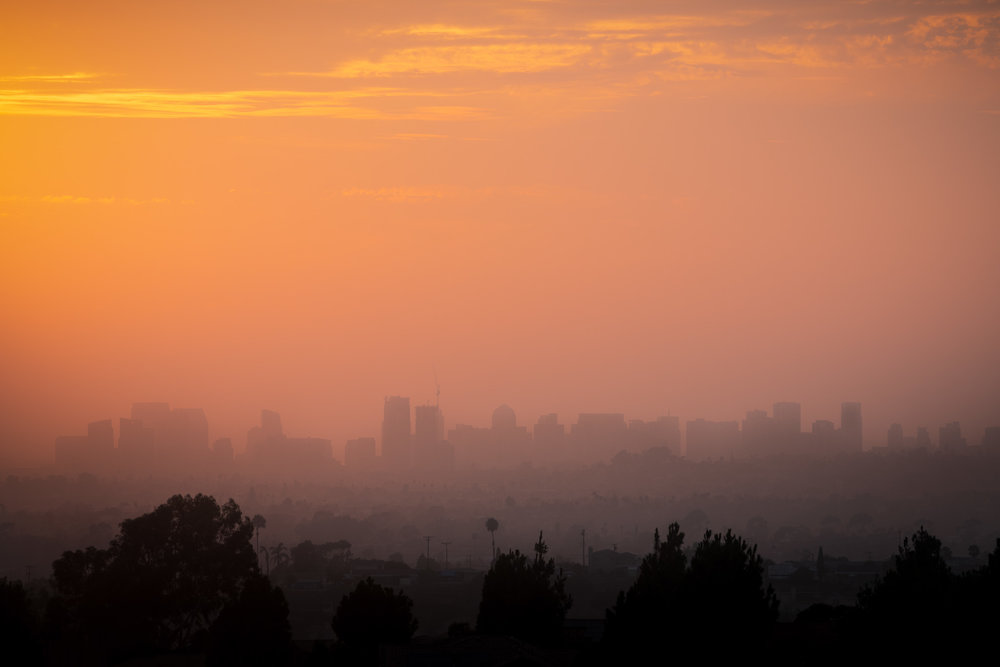
#> input picture Image Folder/p11.jpg, 1000 x 667 px
$ python ls.py 'Image Folder/p11.jpg' out.png
#> lines starting #> are read from the running program, lines starting #| are printed output that depends on the picture
import cv2
import numpy as np
import sys
import copy

if(len(sys.argv) != 3) :
    print(sys.argv[0], ": takes 2 arguments. Not ", len(sys.argv)-1)
    print("Expecting arguments: ImageIn ImageOut.")
    print("Example:", sys.argv[0], "fruits.jpg out.png")
    sys.exit()

name_input = sys.argv[1]
name_output = sys.argv[2]

inputImage = cv2.imread(name_input, cv2.IMREAD_COLOR)
#> inputImage is the input picture: shape (667, 1000, 3); mean B, G, R 71.7, 101.3, 156.9

luvimg = cv2.cvtColor(inputImage, cv2.COLOR_BGR2LUV)
#> luvimg: shape (667, 1000, 3); mean of channels 0, 1, 2 120.3, 126, 160.9

rows, cols, bands = inputImage.shape
#> rows = 667; cols = 1000; bands = 3

if(bands != 3) :
    print("Input image is not a standard color image:", inputImage)
    sys.exit()

Luv2 = copy.deepcopy(luvimg)
L,U,V = cv2.split(luvimg)
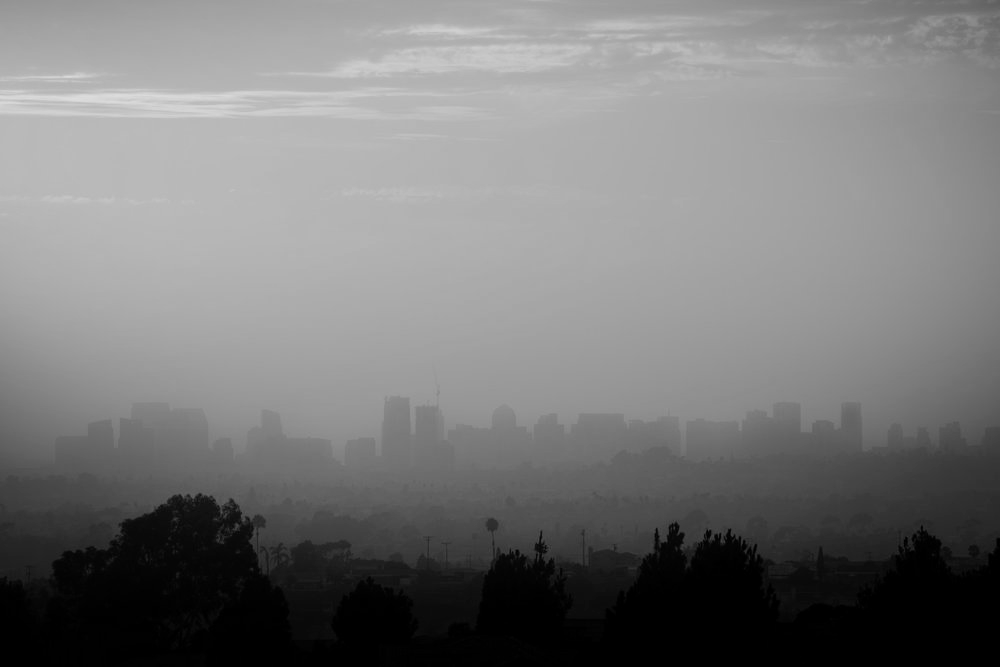
#> L: shape (667, 1000); min 0, max 221, mean 120.3
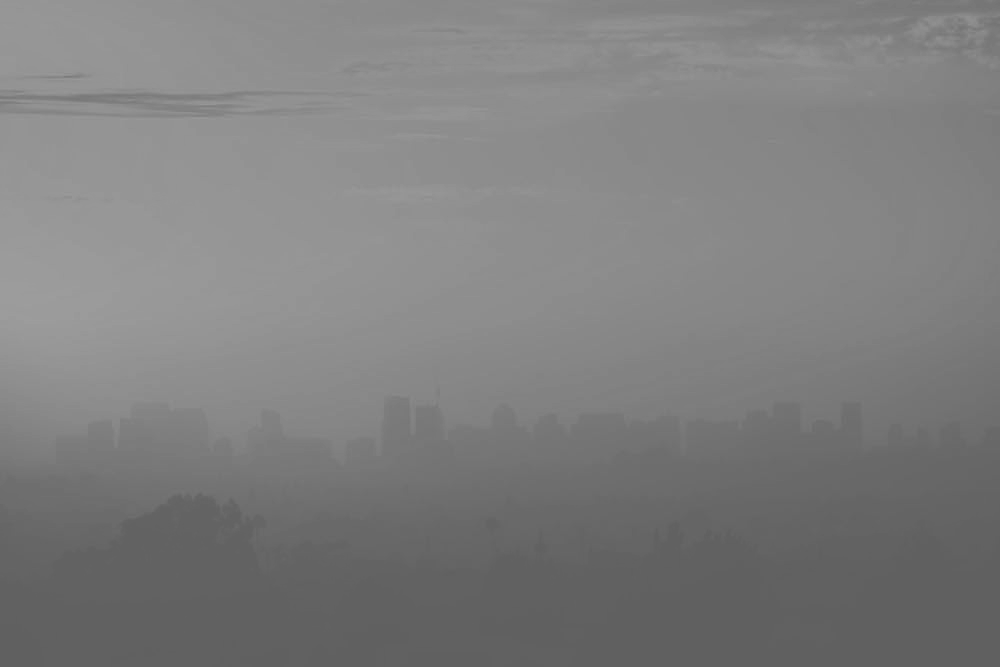
#> U: shape (667, 1000); min 96, max 157, mean 126
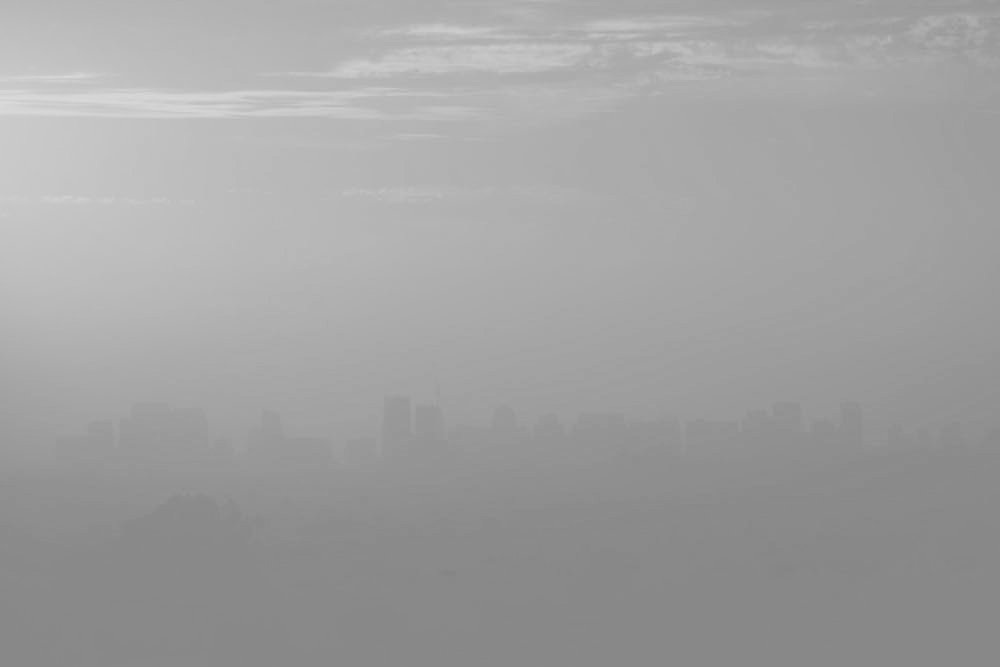
#> V: shape (667, 1000); min 131, max 218, mean 160.9

L_val = copy.deepcopy(L)
L_val1 = np.array(L_val)


#returns the max value for linear scaling
b = max(map(max,L_val1))
#> b = 221
#returns min value for linear scaling
a = min(map(min,L_val1))
#> a = 0

A = 0
B = 255

for i in range(0, rows) :
    for j in range(0, cols) :
        L, u, v = luvimg[i, j]
        L2 = round(((L-a)*(B-A))/(b-a) + A)
        Luv2[i,j] = [L2,u,v]
#> Luv2: shape (667, 1000, 3); mean of channels 0, 1, 2 138.8, 126, 160.9

luv_lscl_img = cv2.cvtColor(Luv2, cv2.COLOR_Luv2BGR)
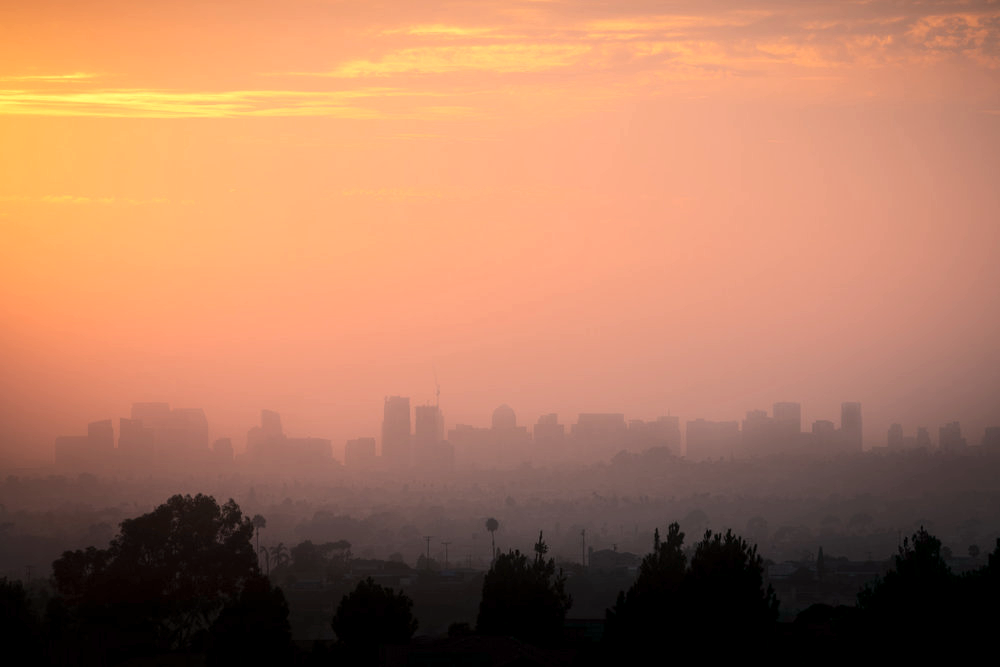
#> luv_lscl_img: shape (667, 1000, 3); mean B, G, R 92.4, 120.2, 172.4

cv2.imwrite(name_output,luv_lscl_img)

$ run again, on Image Folder/p22.jpg
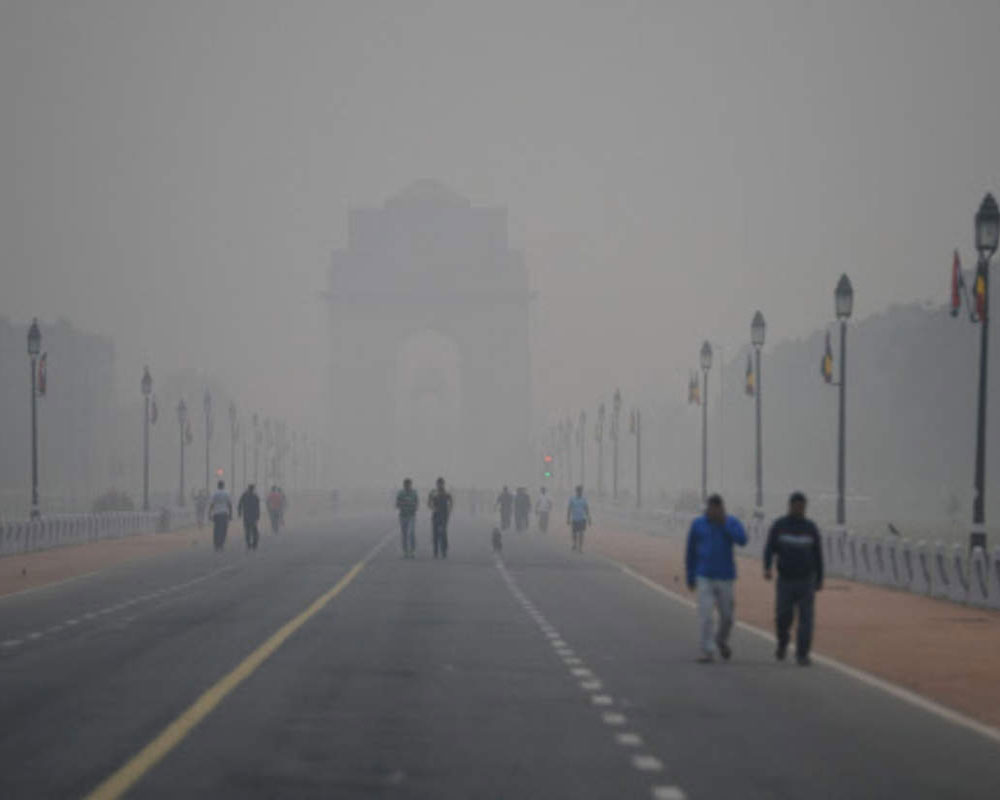
#> input picture Image Folder/p22.jpg, 1000 x 800 px
#> inputImage is the input picture: shape (800, 1000, 3); mean B, G, R 120.1, 119, 119.4
#> luvimg: shape (800, 1000, 3); mean of channels 0, 1, 2 126.6, 96.5, 135.4
#> `L,U,V = cv2.split(luvimg)`:
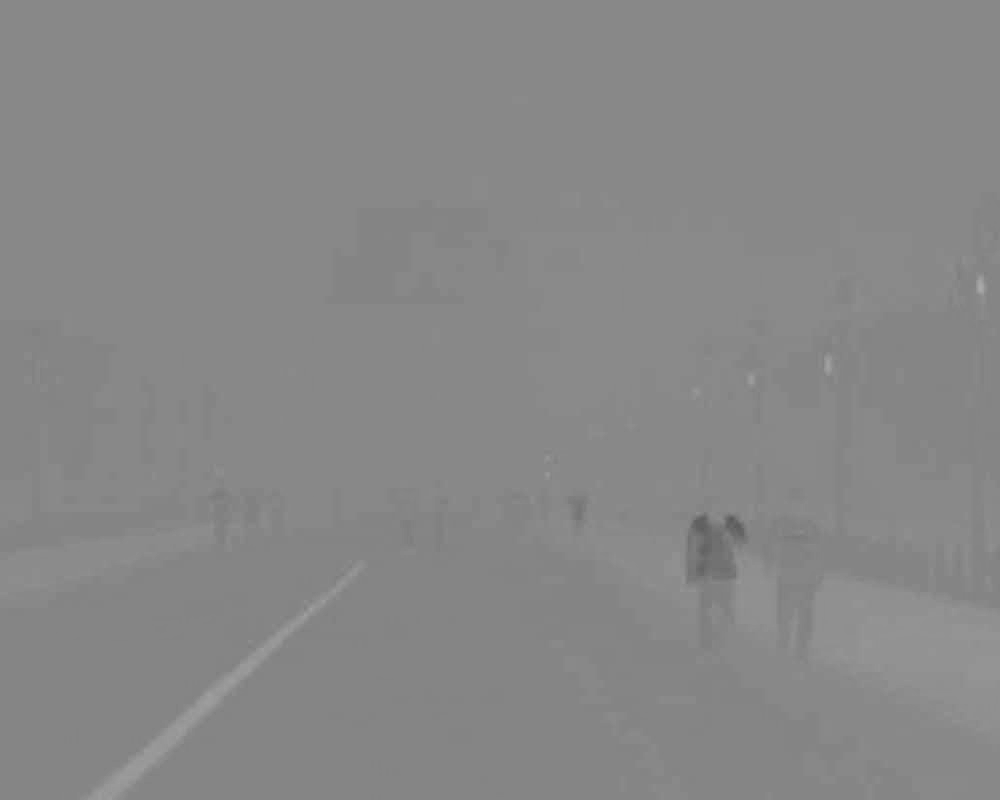
#> V: shape (800, 1000); min 88, max 170, mean 135.4
#> b = 187
#> a = 23
#> `luv_lscl_img = cv2.cvtColor(Luv2, cv2.COLOR_Luv2BGR)`:
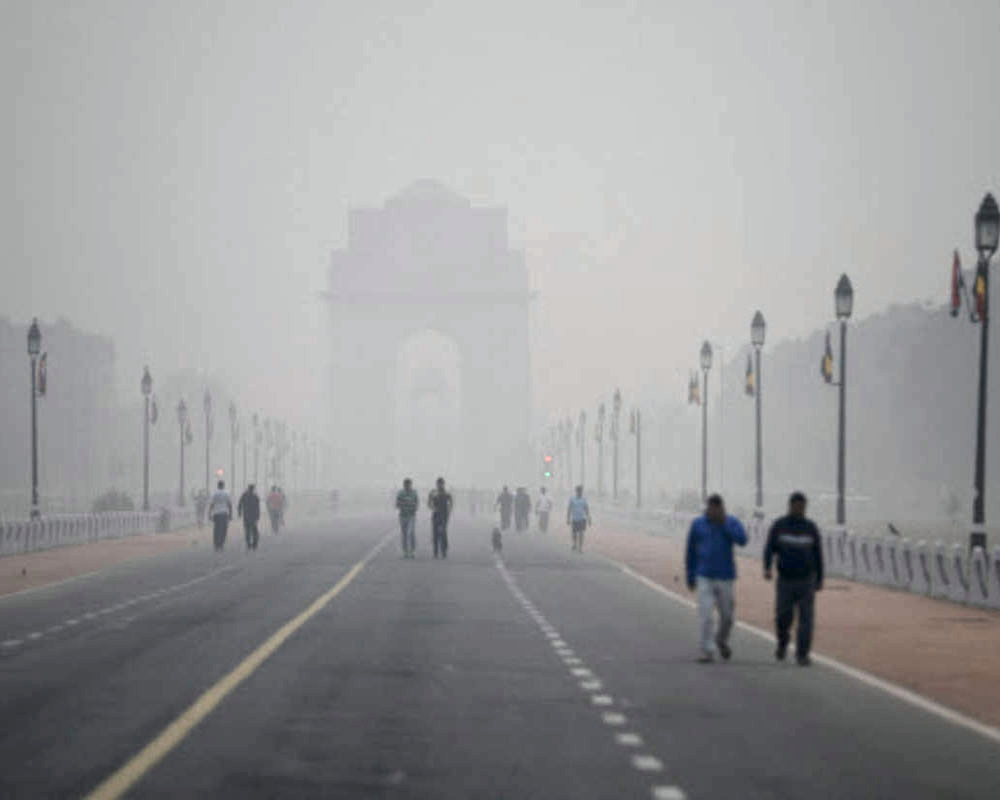
#> luv_lscl_img: shape (800, 1000, 3); mean B, G, R 155.4, 154.2, 154

$ run again, on Image Folder/p31.jpg
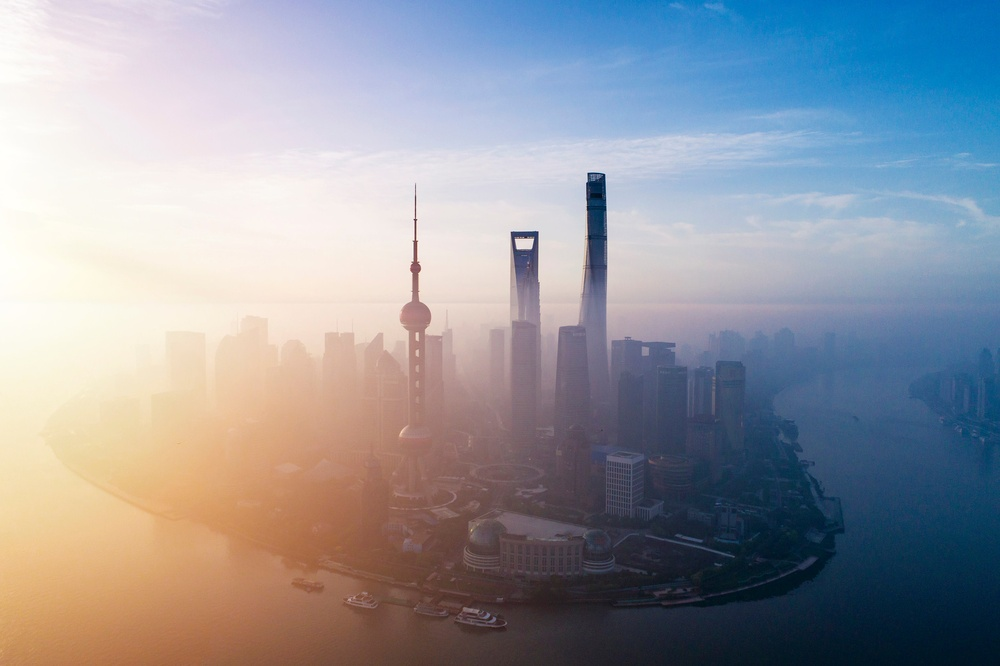
#> input picture Image Folder/p31.jpg, 1000 x 666 px, shrunk from 2122 x 1413 before the run
#> inputImage is the input picture: shape (666, 1000, 3); mean B, G, R 159.6, 151.3, 147.9
#> luvimg: shape (666, 1000, 3); mean of channels 0, 1, 2 157.7, 98.1, 129.1
#> `L,U,V = cv2.split(luvimg)`:
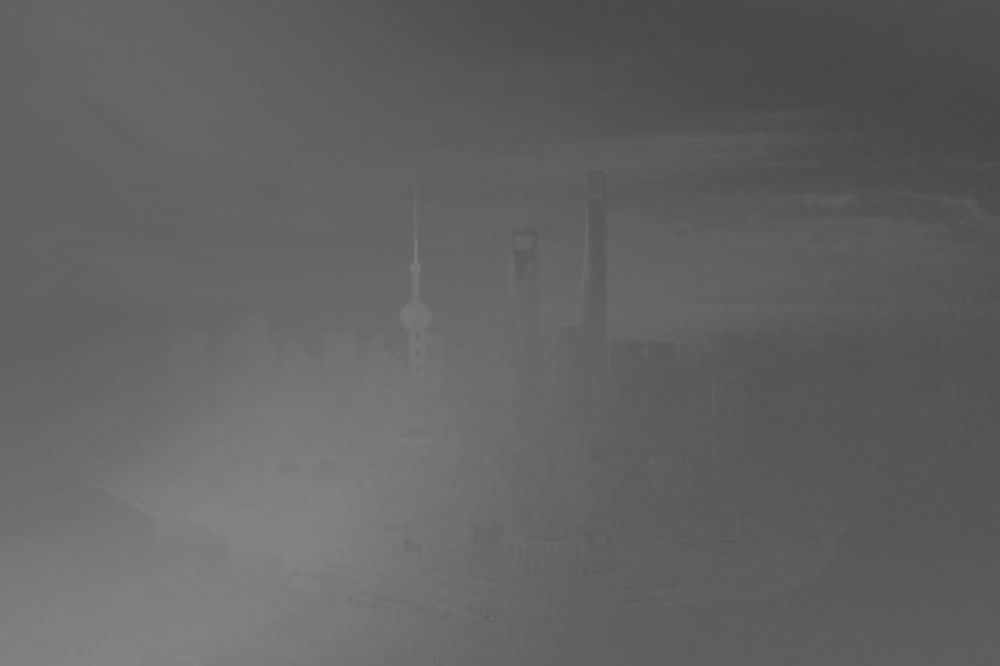
#> U: shape (666, 1000); min 70, max 133, mean 98.1
#> `L,U,V = cv2.split(luvimg)`:
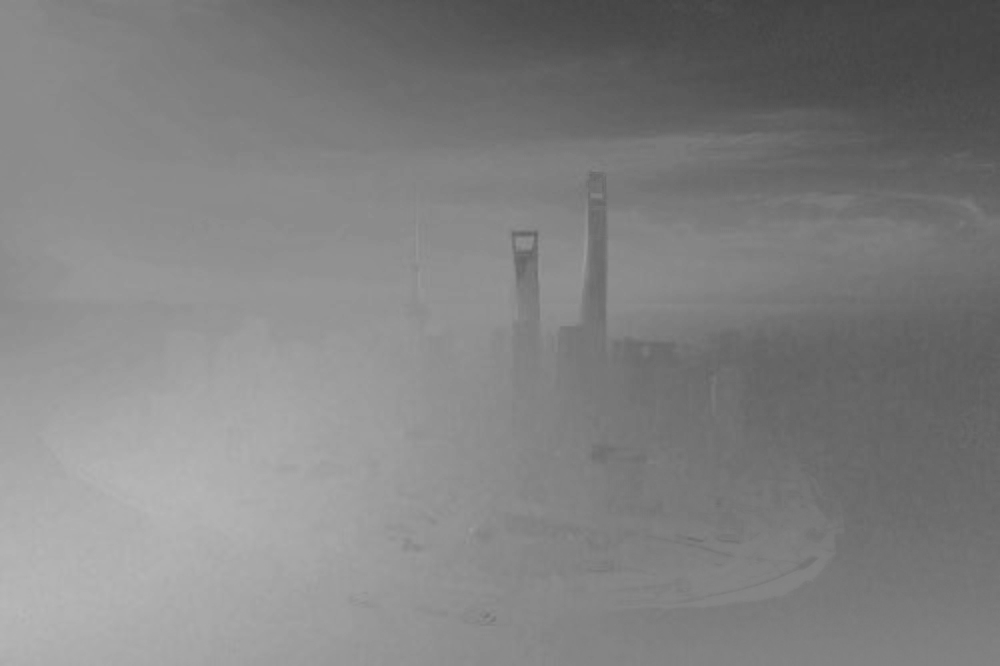
#> V: shape (666, 1000); min 62, max 184, mean 129.1
#> b = 254
#> a = 5

$ run again, on Image Folder/p32.JPG
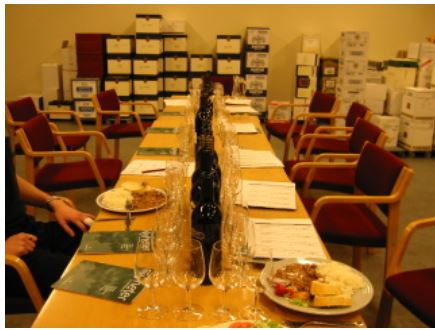
#> input picture Image Folder/p32.JPG, 435 x 330 px
#> inputImage is the input picture: shape (330, 435, 3); mean B, G, R 36.8, 99.4, 150.9
#> luvimg: shape (330, 435, 3); mean of channels 0, 1, 2 116.4, 125, 172.4
#> `L,U,V = cv2.split(luvimg)`:
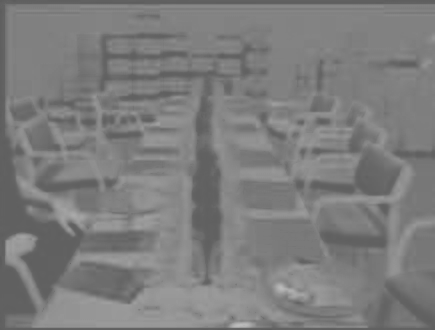
#> U: shape (330, 435); min 91, max 189, mean 125
#> `L,U,V = cv2.split(luvimg)`:
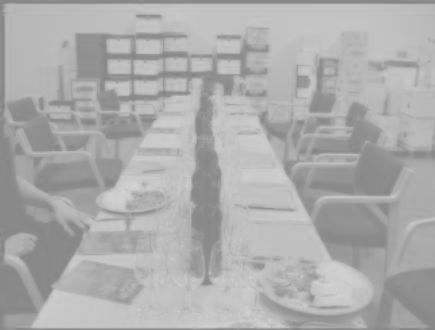
#> V: shape (330, 435); min 130, max 211, mean 172.4
#> b = 255
#> a = 0
